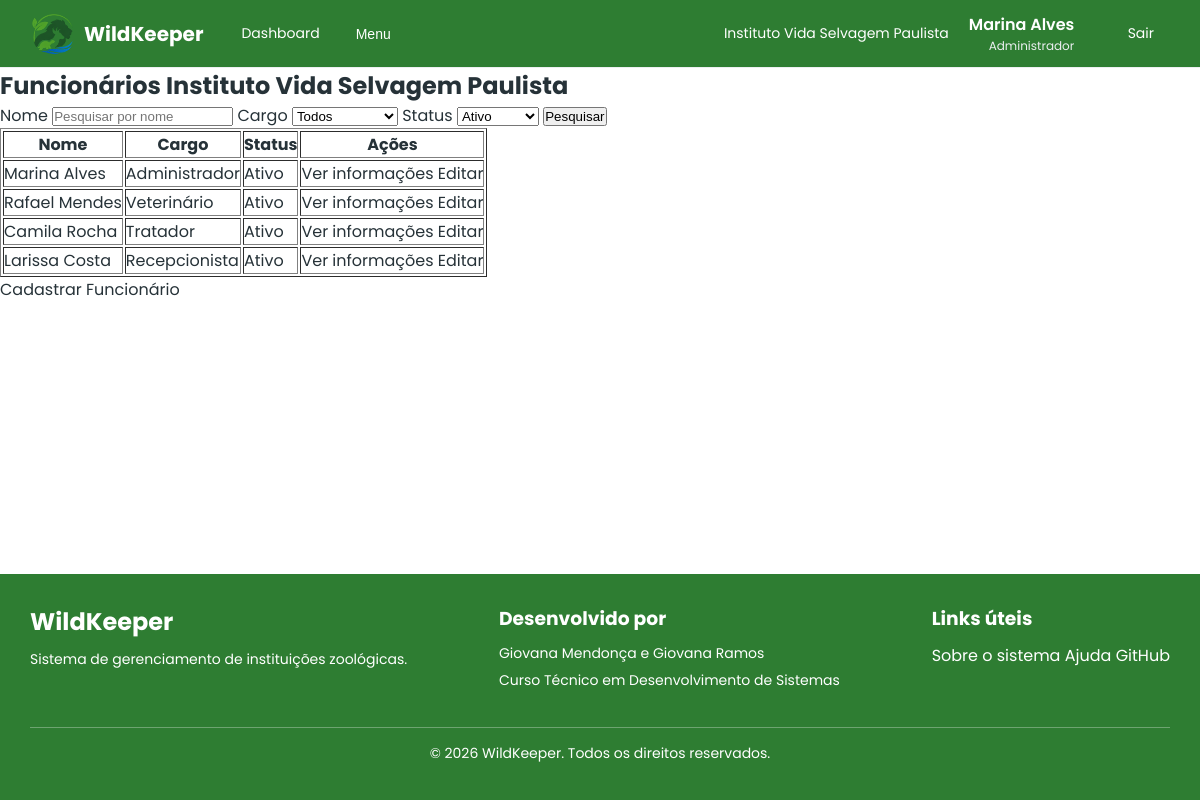
Screenshot of /src/funcionarios/index.php (signed in) with the database file from the repository.
### tables this page shows
CREATE TABLE

    IF NOT EXISTS users (

        id INT PRIMARY KEY AUTO_INCREMENT,

        nome VARCHAR(100) NOT NULL,

        cpf VARCHAR(14) NOT NULL UNIQUE,

        data_nascimento DATE NOT NULL,

        genero ENUM (

            'Masculino',

            'Feminino',

            'Não-binário',

            'Outro',

            'Prefiro não informar'

        ) NOT NULL,

        telefone VARCHAR(20) NOT NULL UNIQUE,

        email VARCHAR(100) NOT NULL UNIQUE,

        senha_hash VARCHAR(255) NOT NULL,

        cargo_id INT NOT NULL,

        status ENUM ('Ativo', 'Férias', 'Afastado', 'Desligado') DEFAULT 'Ativo',

        instituicao_id INT NOT NULL,

        FOREIGN KEY (cargo_id) REFERENCES cargos (id),

        FOREIGN KEY (instituicao_id) REFERENCES instituicoes (id),

        created_at TIMESTAMP DEFAULT CURRENT_TIMESTAMP,

        updated_at TIMESTAMP DEFAULT CURRENT_TIMESTAMP ON UPDATE CURRENT_TIMESTAMP

    );

CREATE TABLE

    IF NOT EXISTS cargos (

        id INT PRIMARY KEY AUTO_INCREMENT,

        nome VARCHAR(80) NOT NULL,

        nivel INT NOT NULL,

        created_at TIMESTAMP DEFAULT CURRENT_TIMESTAMP,

        updated_at TIMESTAMP DEFAULT CURRENT_TIMESTAMP ON UPDATE CURRENT_TIMESTAMP

    );

### src/funcionarios/index.php (the view, shortened to what this page needs)
<?php
include "../includes/autenticacao.php";
$nomeFiltrado = trim($_GET['nome'] ?? "");
$statusFiltrado = trim($_GET['status'] ?? "Ativo");
$sql = "SELECT
    users.id,
    users.nome,
    users.status,
    cargos.id AS cargo_id,
    cargos.nome AS cargo_nome
FROM users
INNER JOIN cargos ON cargos.id = users.cargo_id
WHERE users.instituicao_id = ?";
$params = [
    $_SESSION['instituicao_id']
];
$types = "i";
$sql .= " AND status = ?";
$params[] = $statusFiltrado;
$types .= "s";
$stmt = $conexao->prepare($sql);
$stmt->bind_param($types, ...$params);
$stmt->execute();
$result = $stmt->get_result();
?>
<!DOCTYPE html>
<html lang="pt-br">
<head>
    <link rel="stylesheet" href="../../assets/css/reset.css">
    <link rel="stylesheet" href="../../assets/css/dashboard_global.css">
    <link rel="stylesheet" href="../../assets/css/tabela.css">
</head>
<body>
    <?php include "../includes/dashboard-header.php" ?>
    <main>
        <section>
            <h1>Funcionários <?= htmlspecialchars($_SESSION['instituicao_nome']) ?></h1>
            <form action="index.php" method="get">
                <label for="nome">Nome</label>
                <input type="text" data-pesquisa="nome" data-campos="nome" name="nome" id="nome" placeholder="Pesquisar por nome" value="<?= htmlspecialchars($nomeFiltrado) ?>">
                <label for="cargo">Cargo</label>
                <select name="cargo" id="cargo">
                    <option value="">Todos</option>
                </select>
                <label for="status">Status</label>
                <select name="status" id="status">
                    <option value="Ativo" <?= $statusFiltrado === 'Ativo' ? 'selected' : '' ?>>Ativo</option>
                </select>
                <button type="submit">Pesquisar</button>
            </form>
            <table border="1" id="tabela">
                <thead>
                    <tr>
                        <th>Nome</th>
                        <th>Cargo</th>
                        <th>Status</th>
                        <th>Ações</th>
                    </tr>
                </thead>
                <tbody>
                    <?php if ($result->num_rows > 0): ?>
                        <?php while ($funcionario = $result->fetch_assoc()): ?>
                            <tr>
                                <td data-campo="nome"><?= htmlspecialchars($funcionario['nome']) ?></td>
                                <td><?= htmlspecialchars($funcionario['cargo_nome']) ?></td>
                                <td><?= htmlspecialchars($funcionario['status']) ?></td>
                                <td><a href="mostrar_funcionario.php?id=<?= htmlspecialchars($funcionario['id']) ?>">Ver informações</a> <a href="editar_funcionario.php?id=<?= htmlspecialchars($funcionario['id']) ?>">Editar</a></td>
                            </tr>
                        <?php endwhile; ?>
                    <?php else: ?>
                        <tr>
                            <td colspan="4">Nenhum funcionário encontrado.</td>
                        </tr>
                    <?php endif; ?>
                </tbody>
            </table>
        </section>
        <a href="../funcionarios/cadastro_funcionario.php">Cadastrar Funcionário</a>
    </main>
    <?php include "../includes/dashboard-footer.php" ?>
</body>
</html>

### rows the page displays
users: nome "Marina Alves", cargo.nome "Administrador", status "Ativo"
users: nome "Rafael Mendes", cargo.nome "Veterinário", status "Ativo"
users: nome "Camila Rocha", cargo.nome "Tratador", status "Ativo"
users: nome "Larissa Costa", cargo.nome "Recepcionista", status "Ativo"

### other values shown
$_SESSION['instituicao_nome'] "Instituto Vida Selvagem Paulista"
$_SESSION['nome'] "Marina Alves"
$_SESSION['cargo_nome'] "Administrador"
